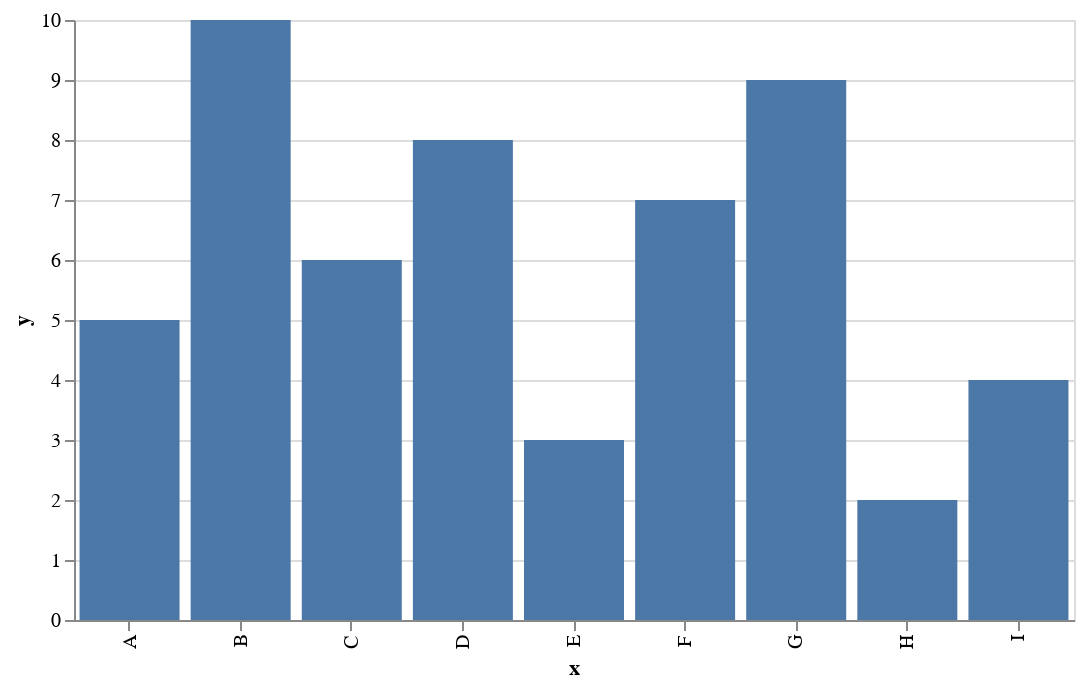

This figure's notebook cell:
### Markdown cell above
# Using only Vega-Altair

### Code cell
# import packages 
import altair as alt 

# create data 
data = alt.Data(values=[{'x': 'A', 'y': 5},
                        {'x': 'B', 'y': 10},
                        {'x': 'C', 'y': 6},
                        {'x': 'D', 'y': 8},
                        {'x': 'E', 'y': 3},
                        {'x': 'F', 'y': 7},
                        {'x': 'G', 'y': 9},
                        {'x': 'H', 'y': 2},
                        {'x': 'I', 'y': 4}])

# plot 
alt.Chart(data).mark_bar().encode(
    x = 'x:N',
    y = 'y:Q'
).properties(
    width=500
)

### Figure 1 — Vega-Lite specification as saved in the notebook (floating-point values rounded to 4 significant figures)
{"config": {"view": {"continuousWidth": 300, "continuousHeight": 300}}, "data": {"values": [{"x": "A", "y": 5}, {"x": "B", "y": 10}, {"x": "C", "y": 6}, {"x": "D", "y": 8}, {"x": "E", "y": 3}, {"x": "F", "y": 7}, {"x": "G", "y": 9}, {"x": "H", "y": 2}, {"x": "I", "y": 4}]}, "mark": {"type": "bar"}, "encoding": {"x": {"field": "x", "type": "nominal"}, "y": {"field": "y", "type": "quantitative"}}, "width": 500, "$schema": "https://vega.github.io/schema/vega-lite/v5.16.3.json"}
